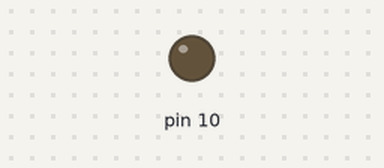
Simulated run of this sketch. Board: Arduino Uno, built with avr-gcc and run on an emulated ATmega328P. Parts: output pins drawn as LEDs (lit = HIGH).

Above: at 0.05 s.
At 0.75 s:
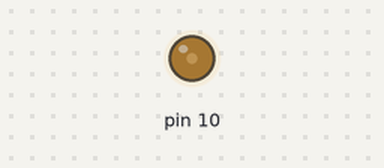
At 0.85 s:
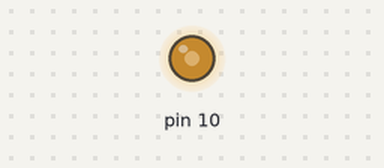
At 1.0 s:
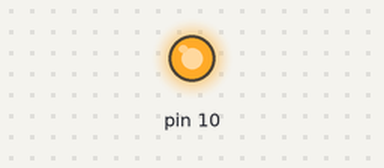
Timing chart, 0 to 3.0 s (numbered marks = the images above):
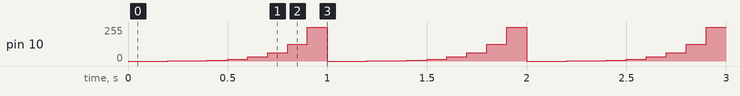

Measured:
- by itself, pin 10: repeats every 1.0 s: 3/255 0.10 s, 7/255 0.10 s, 15/255 0.10 s, 31/255 0.10 s, 63/255 0.10 s, 127/255 0.10 s, 255/255 0.10 s, 0/255 0.20 s, 1/255 0.10 s

The sketch:

Pwm.ino
```cpp
#include <TimerOne.h>

const int LED = 10;

void setup() {
  Serial.begin(9600);
  Timer1.initialize();
  Timer1.pwm(LED, 0);

  Timer1.setPeriod(1000); // 1Hz = 1000000, 10Hz = 1000000/10, 100Hz = 1000000/100
  //Timer1.setPwmDuty(LED, 100); // 0~1023 LED에 대한 상하비
  // Timer1.attachInterrupt(callback);
  //Serial.println(digitalRead(LED));
}

// void callback()
// {
//   int val = digitalRead(LED);//once you comment this line, it works fine
// }


void loop() {
  // noInterrupts();
  // Serial.print("Program running \n");
  // interrupts();
  // delay(1000);
  // int sersor = digitalRead(LED);
  // Serial.println(sersor);
  // delay(100);

  for (int i = 0; i< 1023; i++){
    i = i*2;
    Timer1.setPwmDuty(LED, i);
    delay(100);
  }


}
```
